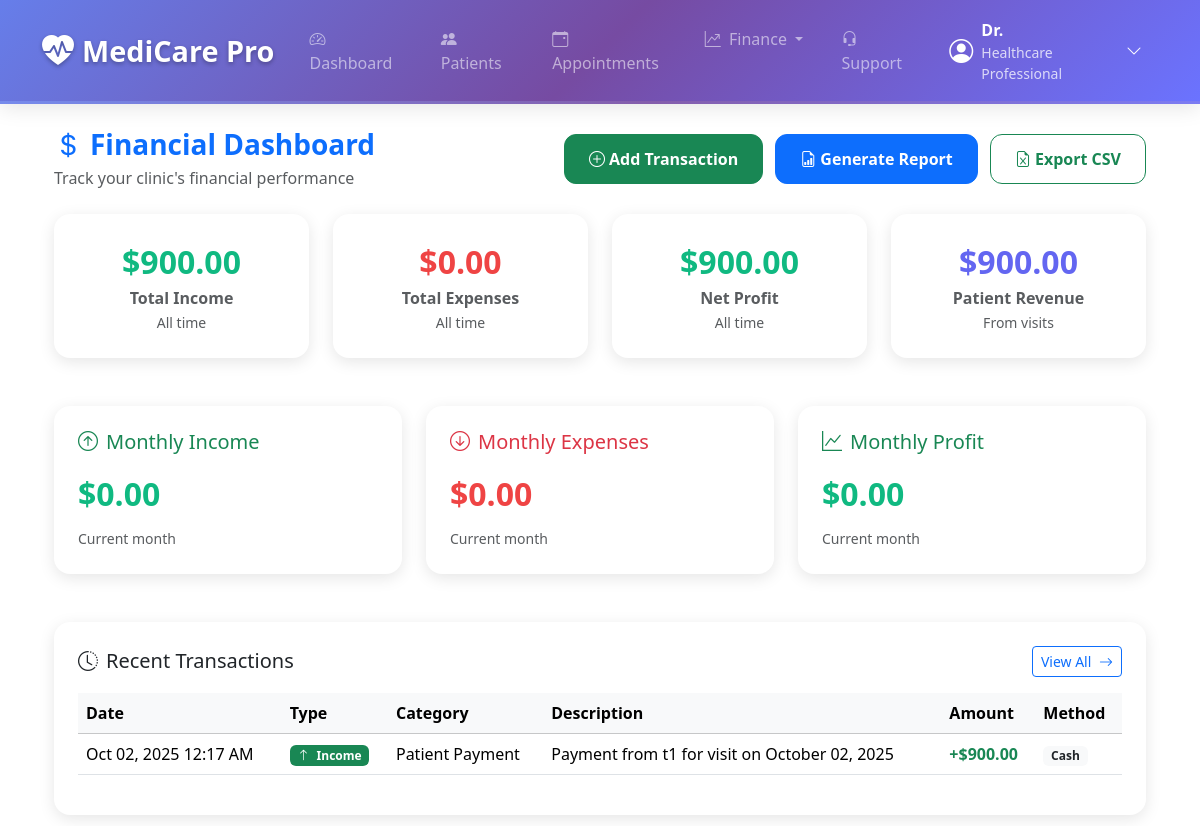
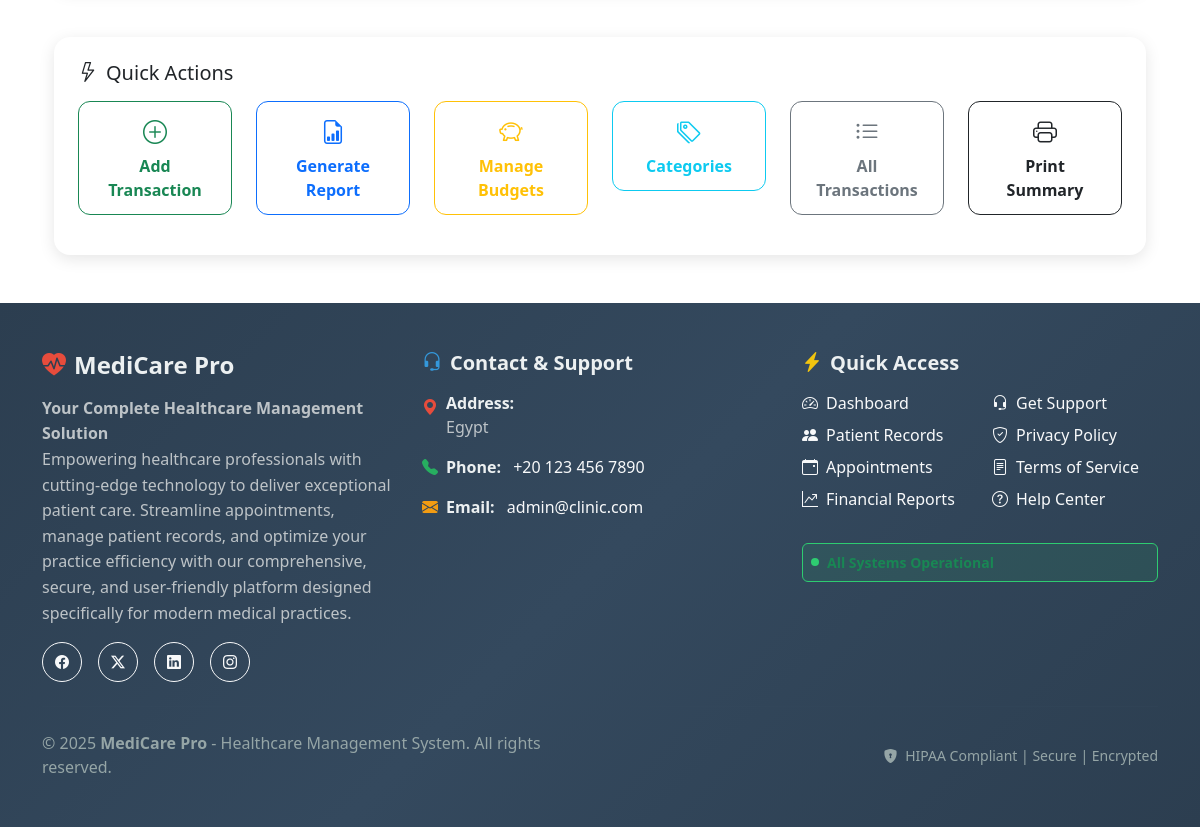
The app's page /finances (signed in), older data (2 pictures, top to bottom).
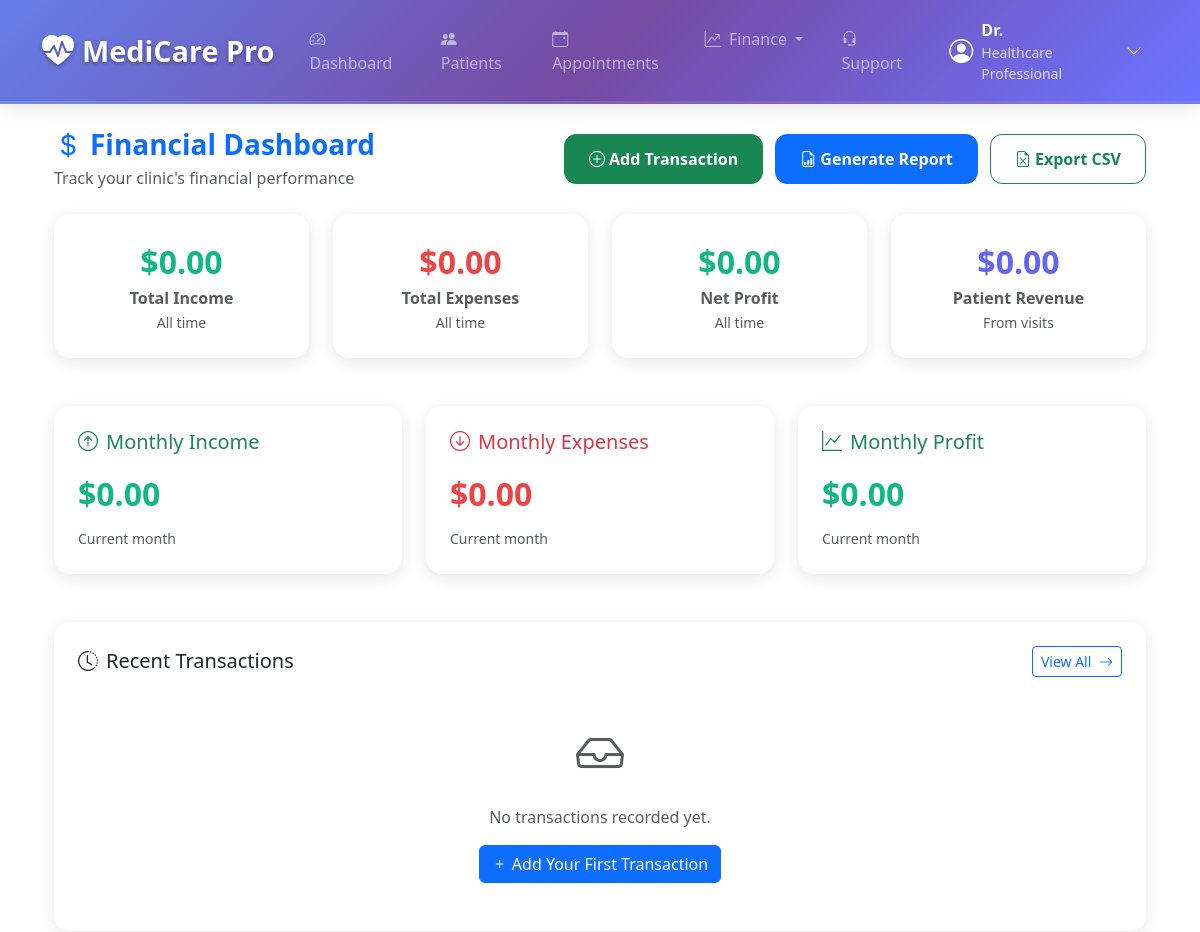
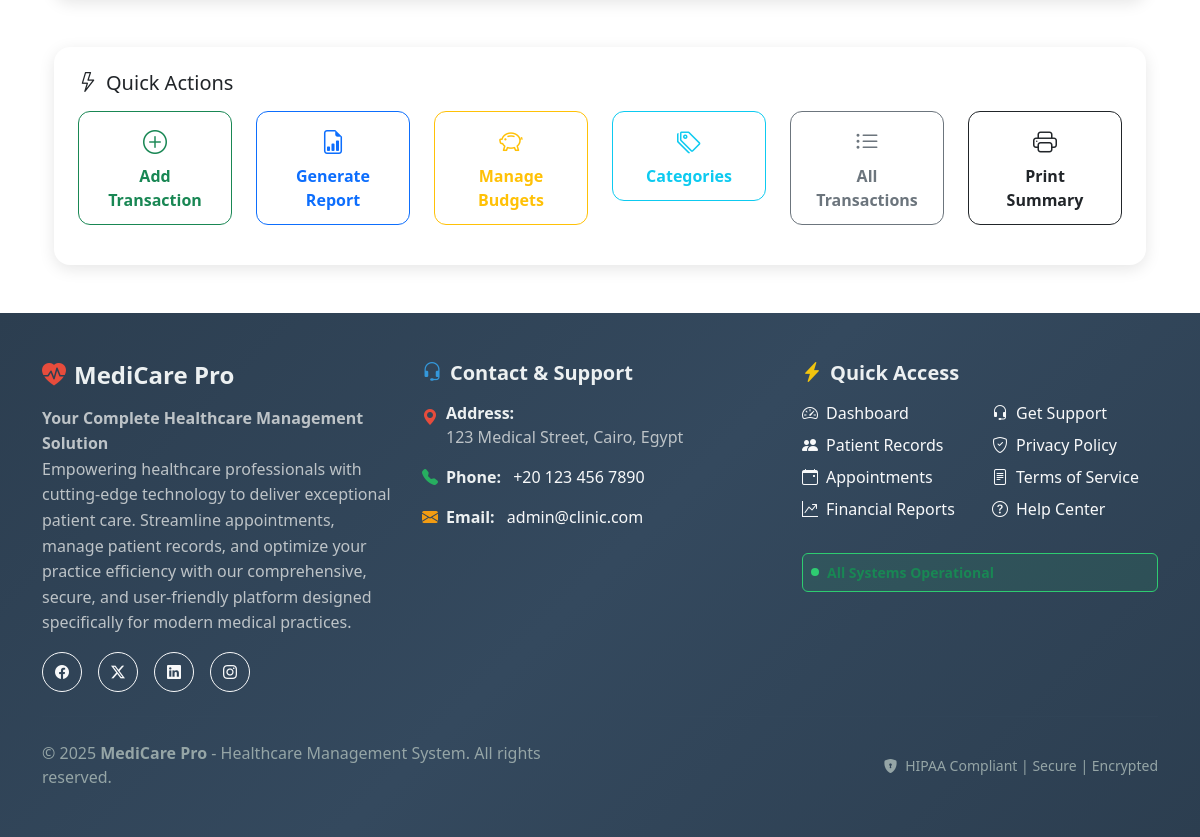
The same page, newer data (2 pictures, top to bottom).
### models.py (models this page shows, shortened)
class FinancialTransaction(db.Model):
    __tablename__ = 'financial_transaction'
    id = db.Column(db.Integer, primary_key=True)
    doctor_id = db.Column(db.Integer, db.ForeignKey('doctor.id'), nullable=False)
    transaction_type = db.Column(db.String(20), nullable=False)  # 'income', 'expense'
    category = db.Column(db.String(50), nullable=False)
    subcategory = db.Column(db.String(50))
    amount = db.Column(db.Float, nullable=False)
    description = db.Column(db.Text)
    transaction_date = db.Column(db.DateTime, nullable=False, default=datetime.now)
    payment_method = db.Column(db.String(30))  # 'cash', 'card', 'bank_transfer', 'check'
    reference_type = db.Column(db.String(20))  # 'patient', 'visit', 'appointment', 'manual'
    reference_id = db.Column(db.Integer)  # ID of referenced record
    notes = db.Column(db.Text)
    created_at = db.Column(db.DateTime, default=datetime.now)
    updated_at = db.Column(db.DateTime, default=datetime.now, onupdate=datetime.now)
    doctor = db.relationship('Doctor', backref='financial_transactions', lazy=True)
    @property
    def visit(self):
        """Get related visit if reference_type is 'visit'"""
        if self.reference_type == 'visit' and self.reference_id:
            return Visit.query.get(self.reference_id)
        return None
    @property
    def patient(self):
        """Get related patient if reference_type is 'patient'"""
        if self.reference_type == 'patient' and self.reference_id:
            return Patient.query.get(self.reference_id)
        elif self.reference_type == 'visit' and self.reference_id:
            visit = Visit.query.get(self.reference_id)
            return visit.patient if visit else None
        return None

class AdminContactInfo(db.Model):
    __tablename__ = 'admin_contact_info'
    id = db.Column(db.Integer, primary_key=True)
    phone = db.Column(db.String(20))
    whatsapp = db.Column(db.String(20))
    email = db.Column(db.String(120))
    address = db.Column(db.Text)
    working_hours = db.Column(db.String(100))
    updated_at = db.Column(db.DateTime, default=datetime.utcnow)
    updated_by = db.Column(db.Integer, db.ForeignKey('super_admin.id'))
    @classmethod
    def get_contact_info(cls):
        info = cls.query.first()
        return info

### app.py (the view)
@app.route('/finances')
@login_required
def finances():
    current_month = datetime.now().month
    current_year = datetime.now().year
    total_income = db.session.query(func.sum(FinancialTransaction.amount)).filter(
        FinancialTransaction.doctor_id == current_user.id,
        FinancialTransaction.transaction_type == 'income'
    ).scalar() or 0
    monthly_income = db.session.query(func.sum(FinancialTransaction.amount)).filter(
        FinancialTransaction.doctor_id == current_user.id,
        FinancialTransaction.transaction_type == 'income',
        extract('month', FinancialTransaction.transaction_date) == current_month,
        extract('year', FinancialTransaction.transaction_date) == current_year
    ).scalar() or 0
    total_expenses = db.session.query(func.sum(FinancialTransaction.amount)).filter(
        FinancialTransaction.doctor_id == current_user.id,
        FinancialTransaction.transaction_type == 'expense'
    ).scalar() or 0
    monthly_expenses = db.session.query(func.sum(FinancialTransaction.amount)).filter(
        FinancialTransaction.doctor_id == current_user.id,
        FinancialTransaction.transaction_type == 'expense',
        extract('month', FinancialTransaction.transaction_date) == current_month,
        extract('year', FinancialTransaction.transaction_date) == current_year
    ).scalar() or 0
    total_profit = total_income - total_expenses
    monthly_profit = monthly_income - monthly_expenses
    recent_transactions = FinancialTransaction.query.filter_by(doctor_id=current_user.id)\
                                                  .order_by(FinancialTransaction.transaction_date.desc())\
                                                  .limit(10).all()
    patient_revenue = db.session.query(func.sum(Visit.amount_paid)).join(Patient)\
                                .filter(Patient.doctor_id == current_user.id).scalar() or 0
    patient_revenue += db.session.query(func.sum(Patient.amount_paid))\
                                 .filter(Patient.doctor_id == current_user.id).scalar() or 0
    return render_template('finances/dashboard.html',
                         total_income=total_income,
                         monthly_income=monthly_income,
                         total_expenses=total_expenses,
                         monthly_expenses=monthly_expenses,
                         total_profit=total_profit,
                         monthly_profit=monthly_profit,
                         patient_revenue=patient_revenue,
                         recent_transactions=recent_transactions)

### app.py (called while the page is built, shortened)
@login_manager.user_loader
def load_user(user_id):
    if user_id.startswith('doctor_'):
        actual_id = int(user_id.replace('doctor_', ''))
        user = Doctor.query.get(actual_id)
        if user:
            return user
    elif user_id.startswith('superadmin_'):
        actual_id = int(user_id.replace('superadmin_', ''))
        user = SuperAdmin.query.get(actual_id)
        if user:
            return user
    return None

@app.context_processor
def inject_global_vars():
    try:
        contact_info = AdminContactInfo.get_contact_info()
        from datetime import datetime
        current_year = datetime.now().year
        return {
            'contact_info': contact_info,
            'current_year': current_year
        }
    except Exception as e:
        from datetime import datetime
        return {
            'contact_info': None,
            'current_year': datetime.now().year
        }

### templates/finances/dashboard.html (shortened to what the changed rows need)
{% extends "base.html" %}
{% block content %}
<div class="container-fluid">
  <div class="d-flex justify-content-between align-items-center mb-4">
    <div>
      <h1 class="h3 text-primary fw-bold mb-1">
        <i class="bi bi-currency-dollar me-2"></i>Financial Dashboard
      </h1>
    </div>
  </div>
  <div class="row mb-4">
    <div class="col-md-3">
      <div class="financial-card text-center">
        <div class="metric-value metric-positive">
          ${{ "%.2f"|format(total_income) }}
        </div>
        <div class="text-muted fw-semibold">Total Income</div>
        <small class="text-muted">All time</small>
      </div>
    </div>
    <div class="col-md-3">
      <div class="financial-card text-center">
        <div class="metric-value {{ 'metric-positive' if total_profit >= 0 else 'metric-negative' }}">
          ${{ "%.2f"|format(total_profit) }}
        </div>
        <div class="text-muted fw-semibold">Net Profit</div>
        <small class="text-muted">All time</small>
      </div>
    </div>
    <div class="col-md-3">
      <div class="financial-card text-center">
        <div class="metric-value metric-neutral">
          ${{ "%.2f"|format(patient_revenue) }}
        </div>
        <div class="text-muted fw-semibold">Patient Revenue</div>
        <small class="text-muted">From visits</small>
      </div>
    </div>
  </div>
  <div class="row">
    <div class="col-12">
      <div class="financial-card">
        {% if recent_transactions %}
          <div class="table-responsive">
            <table class="table table-hover">
              <thead class="table-light">
                <tr>
                  <th>Date</th>
                  <th>Type</th>
                  <th>Category</th>
                  <th>Description</th>
                  <th>Amount</th>
                  <th>Method</th>
                </tr>
              </thead>
              <tbody>
                {% for transaction in recent_transactions %}
                <tr>
                  <td>{{ transaction.transaction_date.strftime('%b %d, %Y %I:%M %p') }}</td>
                  <td>
                    <span class="badge {{ 'bg-success' if transaction.transaction_type == 'income' else 'bg-danger' }}">
                      <i class="bi bi-{{ 'arrow-up' if transaction.transaction_type == 'income' else 'arrow-down' }} me-1"></i>
                      {{ transaction.transaction_type.title() }}
                    </span>
                  </td>
                  <td>{{ transaction.category }}</td>
                  <td>{{ transaction.description[:50] }}{% if transaction.description|length > 50 %}...{% endif %}</td>
                  <td class="{{ 'text-success' if transaction.transaction_type == 'income' else 'text-danger' }} fw-semibold">
                    {{ '+' if transaction.transaction_type == 'income' else '-' }}${{ "%.2f"|format(transaction.amount) }}
                  </td>
                  <td>
                    {% if transaction.payment_method %}
                      <span class="badge bg-light text-dark">{{ transaction.payment_method.replace('_', ' ').title() }}</span>
                    {% else %}
                      <span class="text-muted">-</span>
                    {% endif %}
                  </td>
                </tr>
                {% endfor %}
              </tbody>
            </table>
          </div>
        {% else %}
          <div class="text-center py-4">
            <i class="bi bi-inbox text-muted" style="font-size: 3rem;"></i>
            <p class="text-muted mt-3">No transactions recorded yet.</p>
            <a href="{{ url_for('add_financial_transaction') }}" class="btn btn-primary">
              <i class="bi bi-plus me-1"></i>Add Your First Transaction
            </a>
          </div>
        {% endif %}
      </div>
    </div>
  </div>
</div>
{% endblock %}

### templates/base.html (shortened to what the changed rows need)
<!DOCTYPE html>
<html lang="en">
<head>
    <link rel="stylesheet" href="https://cdn.jsdelivr.net/npm/bootstrap@5.3.2/dist/css/bootstrap.min.css">
    <link rel="stylesheet" href="https://cdn.jsdelivr.net/npm/bootstrap-icons@1.11.3/font/bootstrap-icons.css">
</head>
<body class="d-flex flex-column min-vh-100">
    <main class="flex-grow-1">
        <div class="container py-4">
            {% block content %}{% endblock %}
        </div>
    </main>
    <footer class="mt-auto" style="background: linear-gradient(135deg, #2c3e50 0%, #34495e 50%, #2c3e50 100%); color: #ecf0f1;">
      <div class="container py-5">
        <div class="row g-4">
          <div class="col-lg-4 col-md-6">
            <div class="footer-section">
              {% if contact_info %}
                <div class="contact-info">
                  {% if contact_info.address %}
                    <div class="mb-3 d-flex align-items-start">
                      <i class="bi bi-geo-alt-fill me-2 mt-1" style="color: #e74c3c;"></i>
                      <div>
                        <strong>Address:</strong><br>
                        <span style="color: #bdc3c7;">{{ contact_info.address }}</span>
                      </div>
                    </div>
                  {% endif %}
                  {% if contact_info.phone %}
                    <div class="mb-3 d-flex align-items-center">
                      <i class="bi bi-telephone-fill me-2" style="color: #27ae60;"></i>
                      <div>
                        <strong>Phone:</strong>
                        <a href="tel:{{ contact_info.phone }}" class="text-light text-decoration-none ms-2">
                          {{ contact_info.phone }}
                        </a>
                      </div>
                    </div>
                  {% endif %}
                  {% if contact_info.email %}
                    <div class="mb-3 d-flex align-items-center">
                      <i class="bi bi-envelope-fill me-2" style="color: #f39c12;"></i>
                      <div>
                        <strong>Email:</strong>
                        <a href="mailto:{{ contact_info.email }}" class="text-light text-decoration-none ms-2">
                          {{ contact_info.email }}
                        </a>
                      </div>
                    </div>
                  {% endif %}
                </div>
              {% endif %}
            </div>
          </div>
        </div>
      </div>
    </footer>
</body>
</html>

Row changes from the older to the newer data that the page shows:
removed FinancialTransaction: transaction_type "+", amount "900.00"
changed AdminContactInfo "admin@clinic.com": address "Egypt" → "123 Medical Street, Cairo, Egypt"
Text that changed along with them:
{{ "%.2f"|format(total_income) }}: "900.00" → "0.00"
{{ "%.2f"|format(total_profit) }}: "900.00" → "0.00"
{{ "%.2f"|format(patient_revenue) }}: "900.00" → "0.00"
text no longer shown: "Date Type Category Description Amount Method"
text now shown: "No transactions recorded yet. Add Your First Transaction"
